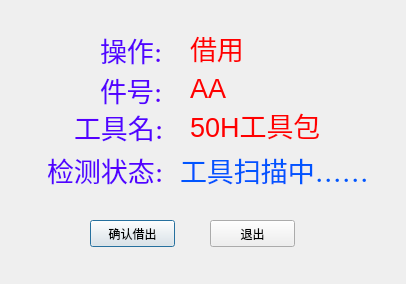
<?xml version="1.0" encoding="UTF-8"?>
<ui version="4.0">
 <class>Dialog</class>
 <widget class="QDialog" name="Dialog">
  <property name="geometry">
   <rect>
    <x>0</x>
    <y>0</y>
    <width>406</width>
    <height>284</height>
   </rect>
  </property>
  <property name="windowTitle">
   <string>Dialog</string>
  </property>
  <widget class="QLabel" name="lb1">
   <property name="geometry">
    <rect>
     <x>100</x>
     <y>30</y>
     <width>91</width>
     <height>41</height>
    </rect>
   </property>
   <property name="font">
    <font>
     <family>Noto Sans [unknown]</family>
    </font>
   </property>
   <property name="text">
    <string>&lt;html&gt;&lt;head/&gt;&lt;body&gt;&lt;p&gt;&lt;span style=&quot; font-size:20pt; color:#5500ff;&quot;&gt;操作:&lt;/span&gt;&lt;/p&gt;&lt;/body&gt;&lt;/html&gt;</string>
   </property>
  </widget>
  <widget class="QLabel" name="oplb">
   <property name="geometry">
    <rect>
     <x>190</x>
     <y>23</y>
     <width>151</width>
     <height>51</height>
    </rect>
   </property>
   <property name="text">
    <string>&lt;html&gt;&lt;head/&gt;&lt;body&gt;&lt;p&gt;&lt;span style=&quot; font-size:20pt; color:#ff0000;&quot;&gt;借用&lt;/span&gt;&lt;/p&gt;&lt;/body&gt;&lt;/html&gt;</string>
   </property>
  </widget>
  <widget class="QLabel" name="lb1_2">
   <property name="geometry">
    <rect>
     <x>100</x>
     <y>70</y>
     <width>91</width>
     <height>41</height>
    </rect>
   </property>
   <property name="font">
    <font>
     <family>Noto Sans [unknown]</family>
    </font>
   </property>
   <property name="text">
    <string>&lt;html&gt;&lt;head/&gt;&lt;body&gt;&lt;p&gt;&lt;span style=&quot; font-size:20pt; color:#5500ff;&quot;&gt;件号:&lt;/span&gt;&lt;/p&gt;&lt;/body&gt;&lt;/html&gt;</string>
   </property>
  </widget>
  <widget class="QLabel" name="oplb_2">
   <property name="geometry">
    <rect>
     <x>190</x>
     <y>63</y>
     <width>151</width>
     <height>51</height>
    </rect>
   </property>
   <property name="text">
    <string>&lt;html&gt;&lt;head/&gt;&lt;body&gt;&lt;p&gt;&lt;span style=&quot; font-size:20pt; color:#ff0000;&quot;&gt;AA&lt;/span&gt;&lt;/p&gt;&lt;/body&gt;&lt;/html&gt;</string>
   </property>
  </widget>
  <widget class="QLabel" name="lb1_3">
   <property name="geometry">
    <rect>
     <x>47</x>
     <y>150</y>
     <width>131</width>
     <height>41</height>
    </rect>
   </property>
   <property name="font">
    <font>
     <family>Noto Sans [unknown]</family>
    </font>
   </property>
   <property name="text">
    <string>&lt;html&gt;&lt;head/&gt;&lt;body&gt;&lt;p&gt;&lt;span style=&quot; font-size:20pt; color:#5500ff;&quot;&gt;检测状态:&lt;/span&gt;&lt;/p&gt;&lt;/body&gt;&lt;/html&gt;</string>
   </property>
  </widget>
  <widget class="QLabel" name="lb1_4">
   <property name="geometry">
    <rect>
     <x>180</x>
     <y>150</y>
     <width>211</width>
     <height>41</height>
    </rect>
   </property>
   <property name="font">
    <font>
     <family>Noto Sans [unknown]</family>
    </font>
   </property>
   <property name="text">
    <string>&lt;html&gt;&lt;head/&gt;&lt;body&gt;&lt;p&gt;&lt;span style=&quot; font-size:20pt; color:#0055ff;&quot;&gt;工具扫描中……&lt;/span&gt;&lt;/p&gt;&lt;/body&gt;&lt;/html&gt;</string>
   </property>
  </widget>
  <widget class="QPushButton" name="opbtn">
   <property name="geometry">
    <rect>
     <x>90</x>
     <y>220</y>
     <width>85</width>
     <height>27</height>
    </rect>
   </property>
   <property name="text">
    <string>确认借出</string>
   </property>
  </widget>
  <widget class="QPushButton" name="pushButton_2">
   <property name="geometry">
    <rect>
     <x>210</x>
     <y>220</y>
     <width>85</width>
     <height>27</height>
    </rect>
   </property>
   <property name="text">
    <string>退出</string>
   </property>
  </widget>
  <widget class="QLabel" name="oplb_3">
   <property name="geometry">
    <rect>
     <x>190</x>
     <y>100</y>
     <width>151</width>
     <height>51</height>
    </rect>
   </property>
   <property name="text">
    <string>&lt;html&gt;&lt;head/&gt;&lt;body&gt;&lt;p&gt;&lt;span style=&quot; font-size:20pt; color:#ff0000;&quot;&gt;50H工具包&lt;/span&gt;&lt;/p&gt;&lt;/body&gt;&lt;/html&gt;</string>
   </property>
  </widget>
  <widget class="QLabel" name="lb1_5">
   <property name="geometry">
    <rect>
     <x>74</x>
     <y>107</y>
     <width>91</width>
     <height>41</height>
    </rect>
   </property>
   <property name="font">
    <font>
     <family>Noto Sans [unknown]</family>
    </font>
   </property>
   <property name="text">
    <string>&lt;html&gt;&lt;head/&gt;&lt;body&gt;&lt;p&gt;&lt;span style=&quot; font-size:20pt; color:#5500ff;&quot;&gt;工具名:&lt;/span&gt;&lt;/p&gt;&lt;/body&gt;&lt;/html&gt;</string>
   </property>
  </widget>
 </widget>
 <resources/>
 <connections/>
</ui>
